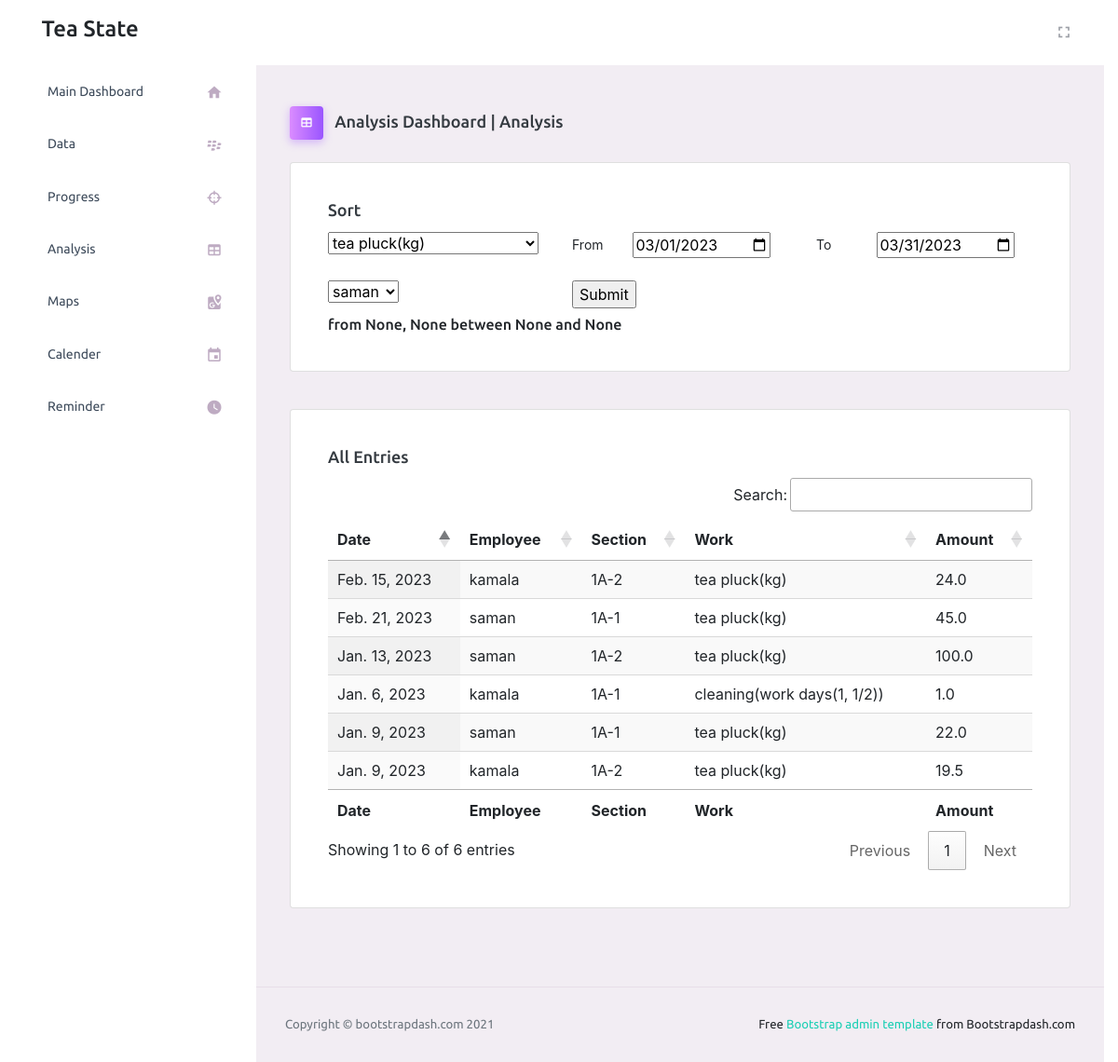
/analysis/analysis/ (signed in), run on an earlier commit of the app's database.
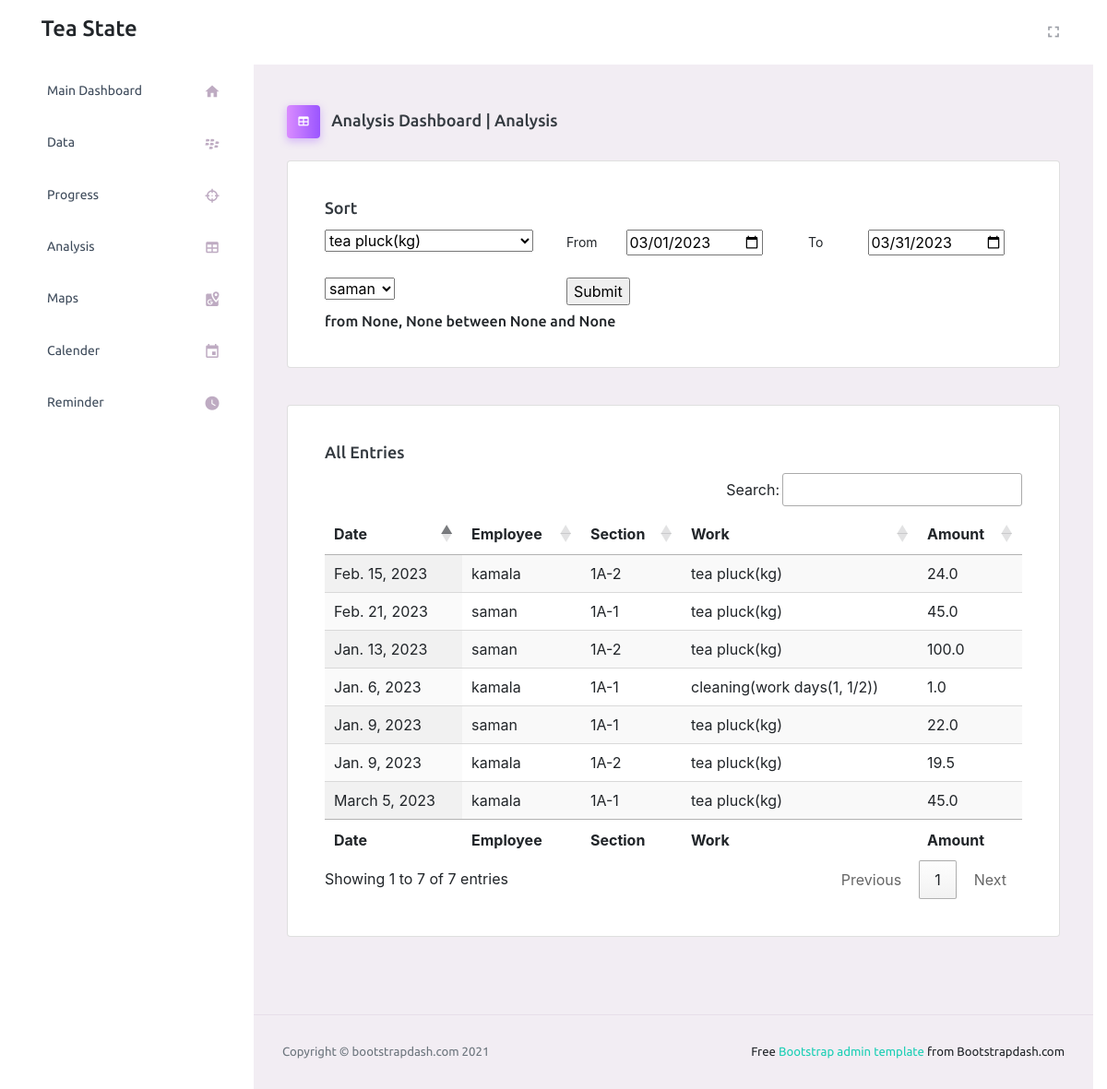
And on a later commit of the database.
### Main/models.py (models this page shows, shortened)
class Entry(models.Model):
    date = models.DateField()
    employee = models.ForeignKey(Employee, on_delete=models.CASCADE, null=True)
    section = models.ForeignKey(Section, on_delete=models.CASCADE, null=True)
    work = models.ForeignKey(Work, on_delete=models.CASCADE, null=True)
    amount = models.FloatField(default=0)
    description = models.TextField(blank=True)
    dateCreated = models.DateTimeField(auto_now_add=True)
    dateUpdated = models.DateTimeField(auto_now=True)

class Employee(models.Model):
    GENDER_MALE = 0
    GENDER_FEMALE = 1
    GENDER_CHOICES = [(GENDER_MALE, 'Male'), (GENDER_FEMALE, 'Female')]
    name = models.CharField(max_length=50)
    gender = models.IntegerField(choices=GENDER_CHOICES)
    telephoneNo = models.CharField(max_length=50, blank=True, null=True)
    description = models.TextField(blank=True)
    dateCreated = models.DateTimeField(auto_now_add=True)
    dateUpdated = models.DateTimeField(auto_now=True)
    img = models.ImageField(upload_to='emp_images', default='default_emp.png')
    def __str__(self):
        return self.name

class Section(models.Model):
    name = models.CharField(max_length=50)
    description = models.TextField(blank=True)
    dateCreated = models.DateTimeField(auto_now_add=True)
    dateUpdated = models.DateTimeField(auto_now=True)
    img = models.ImageField(upload_to='section_images', default='default_section.png')
    def __str__(self):
        return self.name

class Work(models.Model):
    name = models.CharField(max_length=50)
    description = models.TextField(blank=True)
    unit = models.CharField(max_length=50)
    dateCreated = models.DateTimeField(auto_now_add=True)
    dateUpdated = models.DateTimeField(auto_now=True)
    def __str__(self):
        return f'{self.name}({self.unit})'

### Main/views.py (the view)
# urls.py: path('analysis/', views.analysis, name='analysis'),
@login_required
def analysis(request):
    allWorks = Work.objects.all()
    allEmps = Employee.objects.all()
    dates = [datetime(date.today().year, date.today().month, 1).strftime('%Y-%m-%d'),
             (datetime(date.today().year, date.today().month + 1, 1) + timedelta(days=-1)).strftime('%Y-%m-%d')]
    if request.method == 'POST':
        day1 = request.POST.get('day1')
        day2 = request.POST.get('day2')
        work = request.POST.get('works')
        emp = request.POST.get('emps')
        phrase = f'from {emp}, {work} between {day1} and {day2}'
        return render(request, 'Main/analysis.html',
                      {'pg_name': 'Analysis', 'pg_icon': 'table', 'allEntries': entryFilter(day1, day2, work, emp),
                       'allWorks': allWorks, 'allEmps': allEmps, 'dates': dates, 'phrase': phrase})
    else:
        day1 = request.POST.get('day1')
        day2 = request.POST.get('day2')
        work = request.POST.get('works')
        emp = request.POST.get('emps')
        phrase = f'from {emp}, {work} between {day1} and {day2}'
        return render(request, 'Main/analysis.html',
                      {'pg_name': 'Analysis', 'pg_icon': 'table', 'allEntries': Entry.objects.all(),
                       'allWorks': allWorks, 'allEmps': allEmps, 'dates': dates, 'phrase': phrase})

### Main/Templates/Main/analysis.html (shortened to what this page needs)
{% extends 'Main/base.html' %}
{% load jazzmin %}
{% load static %}
{% block content %}
<div class="row">
              <div class="col-lg-12 grid-margin stretch-card">
                  <div class="card">
                    <div class="card-body">
                        <h4 class="card-title">Sort</h4>
                        <form method="POST" action="">
                          <div class="row">
                              <div class="col-md-4">
                                  <select name="works" id="works">
                                    {% for work in allWorks %}
                                    <option value="{{work.name}}">{{work}}</option>
                                    {% endfor %}
                                  </select>
                              </div>
                              <div class="col-md-4">
                                  <div class="form-group row">
                                    <label class="col-sm-3 col-form-label">From</label>
                                    <div class="col-sm-9">
                                      <input type="date" id="day1" name="day1" value="{{ dates.0 }}">
                                    </div>
                                  </div>
                                </div>
                              <div class="col-md-4">
                                  <div class="form-group row">
                                    <label class="col-sm-3 col-form-label">To</label>
                                    <div class="col-sm-9">
                                      <input type="date" id="day2" name="day2" value="{{ dates.1 }}">
                                    </div>
                                  </div>
                                </div>
                              <div class="col-md-4">
                                  <select name="emps" id="emps">
                                    {% for emp in allEmps %}
                                    <option value="{{emp.name}}">{{emp}}</option>
                                    {% endfor %}
                                  </select>
                              </div>
                              <div class="col-md-2">
                                <input type="submit">
                              </div>
                          </div>
                        </form>
                        <h6 class="card-text">{{phrase}}</h6>
                    </div>
                  </div>
              </div>
            </div>
<div class="row">
  <div class="col-lg-12 grid-margin stretch-card">
    <div class="card">
      <div class="card-body">
        <h4 class="card-title">All Entries</h4>
        <form id="form1" runat="server">
        <div>
            <table id="example" class="display nowrap">
                <thead>
                    <tr>
                        <th>Date</th>
                        <th>Employee</th>
                        <th>Section</th>
                        <th>Work</th>
                        <th>Amount</th>
                    </tr>
                </thead>
                <tfoot>
                    <tr>
                        <th>Date</th>
                        <th>Employee</th>
                        <th>Section</th>
                        <th>Work</th>
                        <th>Amount</th>
                    </tr>
                </tfoot>
                <tbody>
                    {% for entry in allEntries %}
                    <tr>
                        <td>{{entry.date}}</td>
                        <td>{{entry.employee}}</td>
                        <td>{{entry.section}}</td>
                        <td>{{entry.work}}</td>
                        <td>{{entry.amount}}</td>
                    </tr>
                    {% endfor %}
                </tbody>
            </table>
        </div>
        </form>
      </div>
    </div>
</div>
</div>
{% endblock %}

### Main/Templates/Main/base.html (shortened to what this page needs)
{% load jazzmin %}
{% load admin_urls %}
{% load static %}
<!DOCTYPE html>
<html lang="en">
  <head>
    <link rel="stylesheet" href="{% static 'assets/vendors/mdi/css/materialdesignicons.min.css' %}">
    <link rel="stylesheet" href="{% static 'assets/vendors/css/vendor.bundle.base.css' %}">
    <link rel="stylesheet" href="{% static 'assets/css/style.css' %}">
	<link rel="stylesheet" href="https://stackpath.bootstrapcdn.com/font-awesome/4.7.0/css/font-awesome.min.css">
    <link rel="stylesheet" href="https://cdn.datatables.net/1.10.12/css/jquery.dataTables.min.css" />
    <link rel="stylesheet" href="https://cdn.datatables.net/buttons/1.2.2/css/buttons.dataTables.min.css" />
    <link rel="stylesheet" href="https://cdn.jsdelivr.net/npm/bootstrap@4.3.1/dist/css/bootstrap.min.css">
  </head>
  <body>
      <nav class="navbar default-layout-navbar col-lg-12 col-12 p-0 fixed-top d-flex flex-row">
        <div class="text-left navbar-brand-wrapper d-flex align-items-center justify-content-left">
          <h4> &nbsp &nbsp &nbsp &nbsp Tea State</h4>
        </div>
        <div class="navbar-menu-wrapper d-flex align-items-stretch">
          <ul class="navbar-nav navbar-nav-right">
            <li class="nav-item d-none d-lg-block full-screen-link">
              <a class="nav-link">
                <i class="mdi mdi-fullscreen" id="fullscreen-button"></i>
              </a>
            </li>
          </ul>
        </div>
      </nav>
      <div class="container-fluid page-body-wrapper">
        <nav class="sidebar sidebar-offcanvas" id="sidebar">
          <ul class="nav">
            <li class="nav-item">
              <a class="nav-link" href="{% url 'admin:index' %}">
                <span class="menu-title">Main Dashboard</span>
                <i class="mdi mdi-home menu-icon"></i>
              </a>
            </li>
            <li class="nav-item">
              <a class="nav-link" href="{% url 'data' %}">
                <span class="menu-title">Data</span>
                <i class="mdi mdi-blackberry menu-icon"></i>
              </a>
            </li>
            <li class="nav-item">
              <a class="nav-link" href="{% url 'progress' %}">
                <span class="menu-title">Progress</span>
                <i class="mdi mdi-target menu-icon"></i>
              </a>
            </li>
            <li class="nav-item">
              <a class="nav-link" href="{% url 'analysis' %}">
                <span class="menu-title">Analysis</span>
                <i class="mdi mdi-table menu-icon"></i>
              </a>
            </li>
            <li class="nav-item">
              <a class="nav-link" href="{% url 'map' %}">
                <span class="menu-title">Maps</span>
                <i class="mdi mdi-google-maps menu-icon"></i>
              </a>
            </li>
            <li class="nav-item">
              <a class="nav-link" href="{% url 'calender' %}">
                <span class="menu-title">Calender</span>
                <i class="mdi mdi-calendar menu-icon"></i>
              </a>
            </li>
            <li class="nav-item">
              <a class="nav-link" href="{% url 'reminder' %}">
                <span class="menu-title">Reminder</span>
                <i class="mdi mdi-clock menu-icon"></i>
              </a>
            </li>
          </ul>
        </nav>
        <div class="main-panel">
          <div class="content-wrapper">
            <div class="page-header">
              <h4 class="page-title">
                <span class="page-title-icon bg-gradient-primary text-white me-2">
                  <i class="mdi mdi-{{pg_icon}}"></i>
                </span> Analysis Dashboard | {{pg_name}}
              </h4>
            </div>
            {% block content %}
            {% endblock %}
          </div>
          <footer class="footer">
            <div class="container-fluid d-flex justify-content-between">
              <span class="text-muted d-block text-center text-sm-start d-sm-inline-block">Copyright © bootstrapdash.com 2021</span>
              <span class="float-none float-sm-end mt-1 mt-sm-0 text-end"> Free <a href="https://www.bootstrapdash.com/bootstrap-admin-template/" target="_blank">Bootstrap admin template</a> from Bootstrapdash.com</span>
            </div>
          </footer>
        </div>
      </div>
  </body>
</html>

What changed in the data, as far as the page shows it:
added Entry: date "March 5, 2023", employee "kamala", section "1A-1", work "tea pluck(kg)", amount "45.0"
Also different on the page:
text written by a page script: "Search: Showing 1 to 6 of 6 entries Previous 1 Next" → "Search: Showing 1 to 7 of 7 entries Previous 1 Next"
